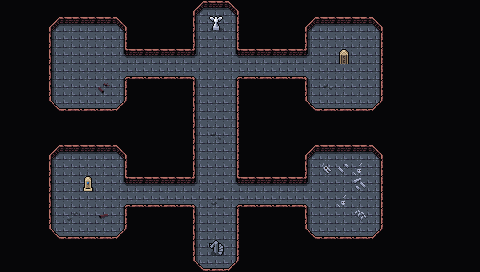

A 2D game scene composited from a Tiled map and its tileset images. What follows is a short description and the map's XML, with each tile layer's data collapsed to a summary:
An orthogonal 30x17 tile map with 16x16 px tiles, 4 tile layers (Background, Ground, Foreground, AboveSprites), 2 tilesets and 7 objects.

<map version="1.5" tiledversion="1.7.2" orientation="orthogonal" renderorder="right-down" width="30" height="17" tilewidth="16" tileheight="16" infinite="0" nextlayerid="6" nextobjectid="53">
 <editorsettings>
  <export target="wastetown..tmx" format="tmx" />
 </editorsettings>
 <tileset firstgid="1" source="../tileset/main.tsx" />
 <tileset firstgid="3477" source="../tileset/buildings.tsx" />
 <layer id="1" name="Background" width="30" height="17">
  <data>[510 cells, 510 non-empty, 1 distinct tile ids]</data>
 </layer>
 <layer id="2" name="Ground" width="30" height="17">
  <data>[510 cells, 476 non-empty, 16 distinct tile ids]</data>
 </layer>
 <layer id="3" name="Foreground" width="30" height="17">
  <properties>
   <property name="spriteLayer" type="bool" value="true" />
  </properties>
  <data>[510 cells, 15 non-empty, 14 distinct tile ids]</data>
 </layer>
 <layer id="5" name="AboveSprites" width="30" height="17">
  <data>[510 cells, 0 non-empty, 0 distinct tile ids]</data>
 </layer>
 <objectgroup id="4" name="Objects">
  <object id="38" template="../obj/entry_up.tx" x="208" y="260">
   <properties>
    <property name="teleport" value="maps/map/graveyard_2.tmx" />
   </properties>
  </object>
  <object id="47" template="../obj/gold.tx" x="363.5" y="66.5" />
  <object id="48" template="../obj/treasure.tx" x="57" y="72.5" />
  <object id="49" template="../obj/gold.tx" x="55" y="194" />
  <object id="50" template="../obj/enemy.tx" x="113.902" y="72.7253">
   <properties>
    <property name="enemy" value="High Vampire" />
   </properties>
  </object>
  <object id="51" template="../obj/enemy.tx" x="297.5" y="72">
   <properties>
    <property name="enemy" value="Zombie" />
   </properties>
  </object>
  <object id="52" template="../obj/enemy.tx" x="118" y="200">
   <properties>
    <property name="enemy" value="Big Zombie" />
   </properties>
  </object>
 </objectgroup>
</map>
